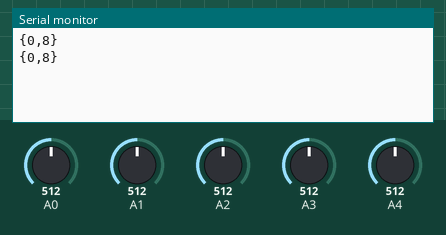
A sketch run on a simulated Arduino Uno, built with avr-gcc and run on an emulated ATmega328P. Parts: the last lines printed to the serial monitor. Inputs (shaded band) come from the test bench; at power-on: A4 = 512, A0 = 512, A1 = 512, A2 = 512, A3 = 512.

Above: at 1.8 s.
1.9 s: A4 set to 716
At 2.5 s:
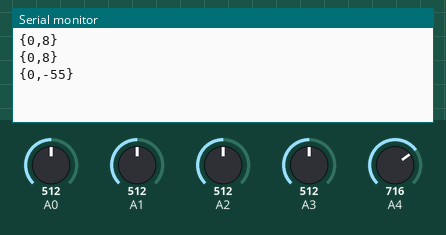
3.4 s: A4 set to 992
At 4.4 s:
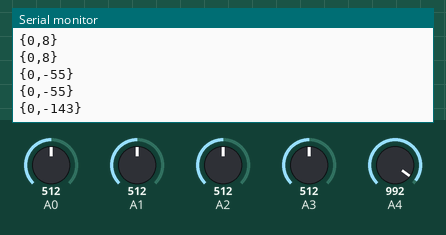
Timing chart, 0 to 6.4 s (numbered marks = the images above; inputs shaded):
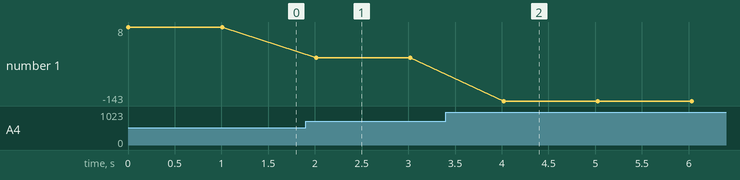

Measured:
- after the input at 1.9 s, the serial monitor: prints a new line after 0.11 s (image 1)
- after the input at 3.4 s, the serial monitor: prints a new line after 0.62 s (image 2)
- plotted number 1: 8 → -55 after the input at 1.9 s, -55 → -143 after the input at 3.4 s

The sketch:

JST_beras.ino
```cpp
#define S0 A0   //sensor gas1
#define S1 A1   //sensor gas2
#define S2 A2   //sensor gas3
#define S3 A4   //sensor gas4
#define S4 A5   //sensor moisture

const int InputNodes = 4;
const int HiddenNodes = 10;

const float _w1 [HiddenNodes][InputNodes] = {
  {-1.4350, 0.3323, -1.3734, 1.4524},
  {-1.6556, 0.3304, -1.7725, 0.7033},
  {1.1138, 1.2265, -0.1956, 1.5903},
  {1.5901, -1.5780, 0.48650, -1.7586},
  {0.7130, 1.5987, 2.5658, -0.4220},
  {-0.2492, 1.3953, 2.6863, 0.1883},
  {1.4575, -0.7112, 1.6588, -0.9636},
  {-0.3701, -1.8959, 1.0071, 1.1149},
  {-0.7891, 1.9513, 1.6162, 0.8991},
  {-0.3889, 1.6136, 0.1635, 1.1076}
};

const float _b1 [] = {
  2.5124,
  1.8388,
  -1.5447,
  -1.6769,
  -0.7331,
  -0.5289,
  0.7596,
  -1.6839,
  -1.5249,
  -2.9571
};

const float _w2u [] = {0.0703, -0.5898, -0.2357, -1.8122, -1.7092, -1.9481, -1.1324, 0.2997, 0.2119, 0.2335};
const float _w2l [] = {0.8461, -0.6969, 0.2505, 1.9292, 1.4717, 1.2795, 0.5216, -0.6994, 1.3517, -0.8742};

const float _b2u = -0.4377;
const float _b2l = 0.7693;

const float _xoffset [InputNodes] = {220, 423, 218, 330};
const float _gain [InputNodes] = {0.0240963855421687, 0.0224719101123596, 0.0155038759689922, 0.0144927536231884};
const float _ymin = -1.0;

float _input[InputNodes];
float _hidden[HiddenNodes];
float _outputU = 0.0;
float _outputL = 0.0;
float _norm_input[InputNodes];
float _accum;

void setup() {
  Serial.begin(9600);
}

void loop() {
  nn_compute();
  delay(1000);
}

//Fungsi nn_compute (Forward Propagation)
void nn_compute() {
  //Pembacaan Sensor
  _input[0] = analogRead(A0);
  _input[1] = analogRead(A1);
  _input[2] = analogRead(A2);
  _input[3] = analogRead(A3);

  //Normalisasi Input
  int i, j;
  for (i = 0; i < InputNodes; i++) {
    _norm_input[i] = _input[i] - _xoffset[i];
    _norm_input[i] = _norm_input[i] * _gain[i];
    _norm_input[i] = _norm_input[i] + _ymin;
  }

  //Pengkosongan Memor (Hidden Layer)
  for (i = 0; i < HiddenNodes; i++) {
    _hidden[i] = 0;
  }

  //Perhitungan Hidden Layer
  for (i = 0; i < HiddenNodes; i++) {
    for (j = 0; j < InputNodes; j++) {
      _hidden[i] += _norm_input[j] * _w1[i][j];
    }
    _hidden[i] = (2.0 / (1.0 + exp (-(2 * (_hidden[i] + _b1[i]))))) - 1;
  }

  //Perhitungan Output Layer (q1)
  _accum = 0;
  for (i = 0; i < HiddenNodes; i++) {
    _accum += _hidden[i] * _w2u[i];
  }
  _outputU = 1.0 / (1.0 + exp(-(_accum + _b2u)));

    //Perhitungan Output Layer (q2)
  _accum = 0;
  for (i = 0; i < HiddenNodes; i++) {
    _accum += _hidden[i] * _w2l[i];
  }
  _outputL = 1.0 / (1.0 + exp(-(_accum + _b2l)));

//  Serial.print(_outputU);
//  Serial.print('\t');
//  Serial.println(_outputL);

  int kelas = 0;
  if (_outputU < 5.0 && _outputL >= 5.0) kelas = 1;       //APEK
  else if (_outputU >= 5.0 && _outputL < 5.0) kelas = 2;  //PESTISIDA
  else if (_outputU >= 5.0 && _outputL >= 5.0) kelas = 0;  //NORMAL

  int moisturePercentage = map(analogRead(A4), 540, 225, 0, 100);

  Serial.print('{');
  Serial.print(kelas);
  Serial.print(',');
  Serial.print(moisturePercentage);
  Serial.println('}');
}
```
